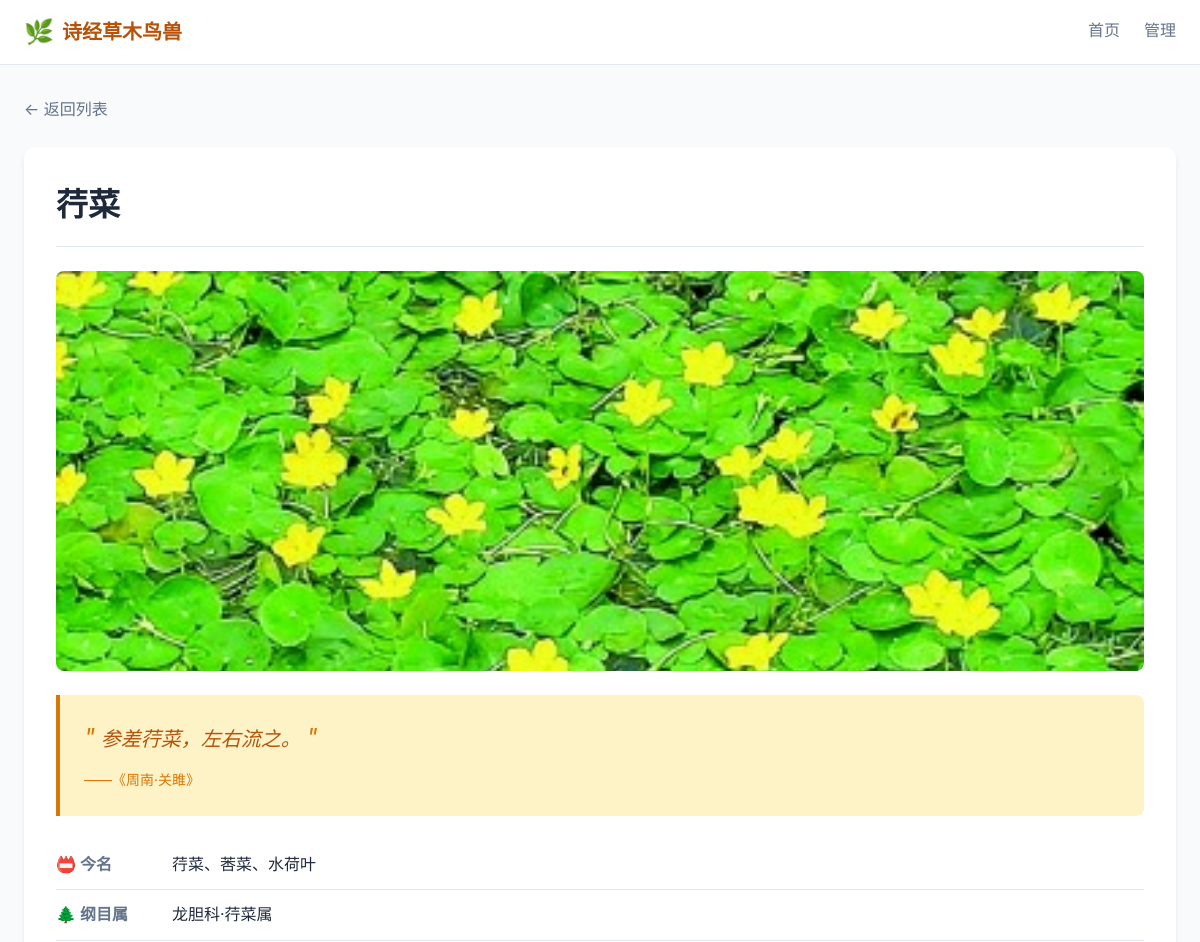
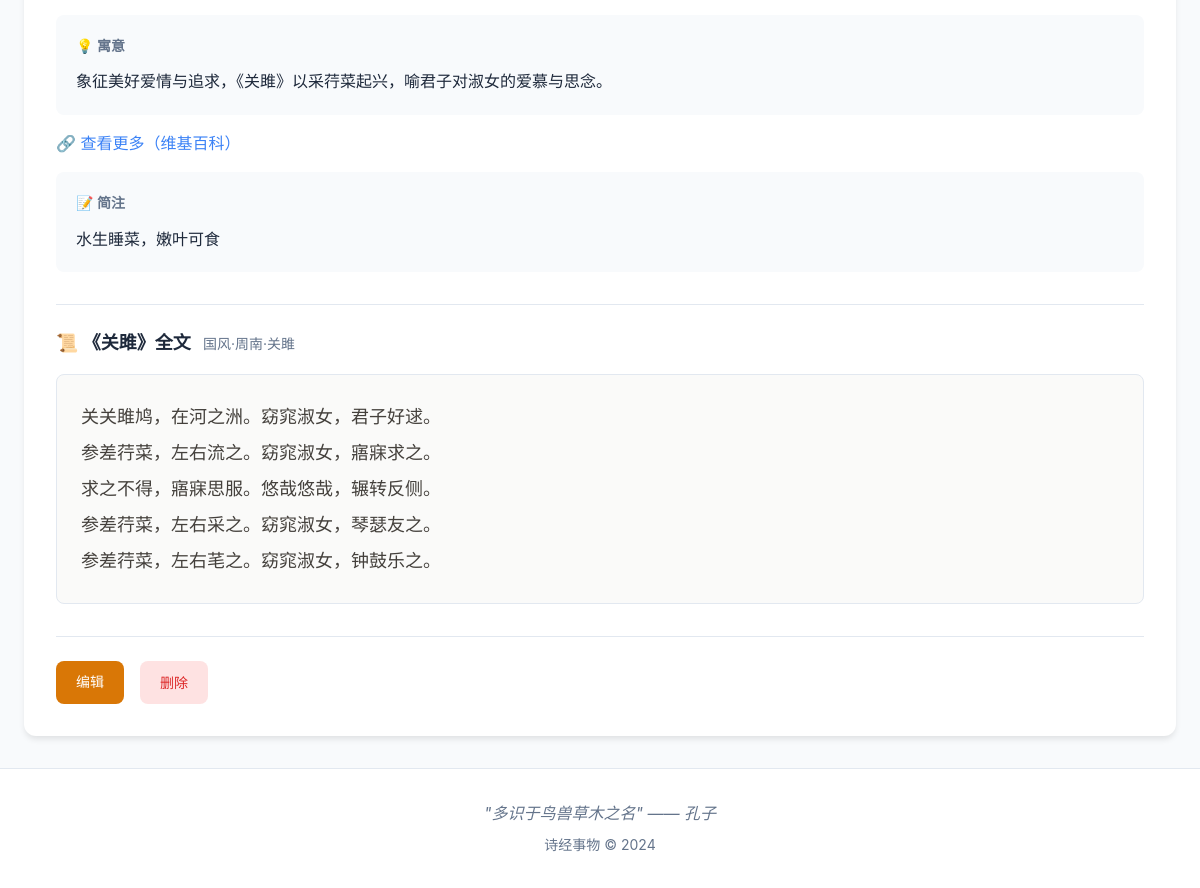
Page /item/1 on the committed database (2 pictures, top to bottom).
### shijing_things/models/models.py (models this page shows, shortened)
class ShijingItem(Base):
    __tablename__ = "shijing_items"
    id = Column(Integer, primary_key=True, index=True)
    name = Column(String(100), nullable=False, index=True)
    category = Column(String(10), nullable=False, index=True)  # 草、木、鸟、兽、虫、鱼
    poem = Column(String(100), nullable=False, index=True)  # 所属诗篇
    source = Column(String(50), nullable=False, index=True)  # 出处（如：周南、邶风等）
    quote = Column(Text, nullable=False)  # 引用诗句
    description = Column(Text, nullable=True)  # 简要注释
    image_url = Column(String(255), nullable=True, default="")  # 图片路径
    modern_name = Column(String(255), nullable=True, default="")  # 今名
    taxonomy = Column(String(255), nullable=True, default="")  # 纲目属
    symbolism = Column(Text, nullable=True, default="")  # 寓意
    wiki_link = Column(String(255), nullable=True, default="")  # 百科链接

class Poem(Base):
    __tablename__ = "poems"
    id = Column(Integer, primary_key=True, index=True)
    title = Column(String(100), nullable=False, unique=True, index=True)  # 诗名
    chapter = Column(String(50), nullable=False, index=True)  # 章节（如：国风）
    section = Column(String(50), nullable=False, index=True)  # 部分（如：周南）
    content = Column(Text, nullable=False)  # 诗篇内容（JSON 数组字符串）
    full_source = Column(String(100), nullable=False)  # 完整来源（如：国风·周南·关雎）

### shijing_things/routers/pages.py (the view)
@router.get("/item/{item_id}", response_class=HTMLResponse)
def item_detail(item_id: int, request: Request, db: Session = Depends(get_db)):
    item = crud_item.get(db, item_id=item_id)
    if not item:
        raise HTTPException(status_code=404, detail="事物不存在")
    poem = crud_poem.get_by_title(db, title=item.poem)
    poem_content = []
    if poem:
        try:
            poem_content = json.loads(poem.content)
        except:
            poem_content = []
    return templates.TemplateResponse("detail.html", {
        "request": request,
        "item": item,
        "poem": poem,
        "poem_content": poem_content,
    })

### shijing_things/templates/detail.html (shortened to what this page needs)
{% extends "base.html" %}
{% block content %}
<div class="container">
    <a href="/" class="back-link">← 返回列表</a>
    <article class="detail-card">
        <header class="detail-header">
            <h1 class="detail-title">
                {{ item.name }}
                <span class="category-badge category-{{ item.category }}">{{ item.category }}类</span>
            </h1>
        </header>
        <div class="detail-body">
            <div class="detail-image">
                {% if item.image_url %}
                <img src="{{ item.image_url }}" alt="{{ item.name }}">
                {% endif %}
            </div>
            <blockquote class="detail-quote">
                <span class="quote-mark">"</span>
                {{ item.quote }}
                <span class="quote-mark">"</span>
                <cite>——《{{ item.source }}·{{ item.poem }}》</cite>
            </blockquote>
            <div class="detail-info">
                {% if item.modern_name %}
                <div class="info-item">
                    <span class="info-label">📛 今名</span>
                    <span class="info-value">{{ item.modern_name }}</span>
                </div>
                {% endif %}
                {% if item.taxonomy %}
                <div class="info-item">
                    <span class="info-label">🌲 纲目属</span>
                    <span class="info-value">{{ item.taxonomy }}</span>
                </div>
                {% endif %}
                {% if item.symbolism %}
                <div class="info-symbolism">
                    <h3>💡 寓意</h3>
                    <p>{{ item.symbolism }}</p>
                </div>
                {% endif %}
                {% if item.wiki_link %}
                <div class="info-link">
                    <a href="{{ item.wiki_link }}" target="_blank" rel="noopener">
                        🔗 查看更多（维基百科）
                    </a>
                </div>
                {% endif %}
                {% if item.description %}
                <div class="info-description">
                    <h3>📝 简注</h3>
                    <p>{{ item.description }}</p>
                </div>
                {% endif %}
            </div>
            {% if poem and poem_content %}
            <div class="poem-section">
                <h3 class="poem-title">
                    📜 《{{ poem.title }}》全文
                    <span class="poem-source">{{ poem.full_source }}</span>
                </h3>
                <div class="poem-content">
                    {% for line in poem_content %}
                    <p class="poem-line">{{ line }}</p>
                    {% endfor %}
                </div>
            </div>
            {% endif %}
        </div>
        <div class="detail-actions">
            <a href="/manage/item/{{ item.id }}" class="btn btn-primary">编辑</a>
            <button class="btn btn-danger" onclick="deleteItem({{ item.id }}, '{{ item.name }}')">删除</button>
        </div>
    </article>
</div>
{% endblock %}

### shijing_things/templates/base.html (shortened to what this page needs)
<!DOCTYPE html>
<html lang="zh-CN">
<head>
    <link rel="stylesheet" href="/static/css/style.css">
</head>
<body>
    <header class="header">
        <div class="container">
            <div class="header-content">
                <a href="/" class="logo">
                    <span class="logo-icon">🌿</span>
                    <span class="logo-text">诗经草木鸟兽</span>
                </a>
                <nav class="nav">
                    <a href="/" class="nav-link {% if request.url.path == '/' %}active{% endif %}">首页</a>
                    <a href="/manage" class="nav-link {% if request.url.path.startswith('/manage') %}active{% endif %}">管理</a>
                </nav>
            </div>
        </div>
    </header>
    <main class="main">
        {% block content %}{% endblock %}
    </main>
    <footer class="footer">
        <div class="container">
            <p class="footer-quote">"多识于鸟兽草木之名" —— 孔子</p>
            <p class="footer-copy">诗经事物 © 2024</p>
        </div>
    </footer>
</body>
</html>

### rows in the picture
ShijingItem: name "荇菜", image_url (picture), quote "参差荇菜，左右流之。", source "周南", poem "关雎", modern_name "荇菜、莕菜、水荷叶", taxonomy "龙胆科·荇菜属", symbolism "象征美好爱情与追求，《关雎》以采荇菜起兴，喻君子对淑女的爱慕与思念。", description "水生睡菜，嫩叶可食"
Poem: title "关雎", full_source "国风·周南·关雎"

### other values in the picture
{{ line }} "关关雎鸠，在河之洲。窈窕淑女，君子好逑。" "参差荇菜，左右流之。窈窕淑女，寤寐求之。" "求之不得，寤寐思服。悠哉悠哉，辗转反侧。" "参差荇菜，左右采之。窈窕淑女，琴瑟友之。" "参差荇菜，左右芼之。窈窕淑女，钟鼓乐之。"
